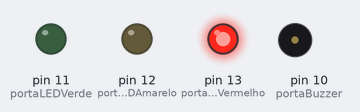
A sketch run on a simulated Arduino Uno, built with avr-gcc and run on an emulated ATmega328P. Parts: output pins drawn as LEDs (lit = HIGH), buzzer (waves = sounding).

Above: at 3.0 s.
At 8.0 s:
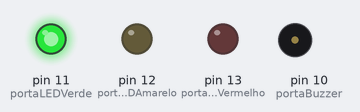
At 11.0 s:
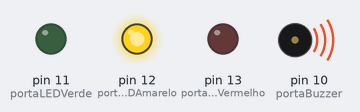
Timing chart, 0 to 15.6 s (numbered marks = the images above):
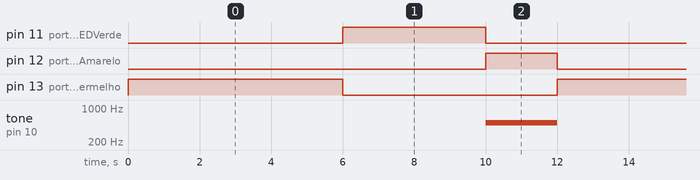

Measured:
- by itself, pin 11 (portaLEDVerde): alternates HIGH for 4.0 s and LOW for 8.0 s
- by itself, pin 12 (portaLEDAmarelo): alternates HIGH for 2.0 s and LOW for 10.0 s
- by itself, pin 13 (portaLEDVermelho): alternates HIGH for 6.0 s and LOW for 6.0 s
- by itself, tone on pin 10 (portaBuzzer): alternates 500 Hz for 2.0 s and silent for 10.0 s

The sketch:

prog.ino
```cpp
//Chamando a biblioteca do Arduino.
#include <Arduino.h>

//Declarando as portas dos LEDs.
uint32_t portaLEDVermelho = 13;
uint32_t portaLEDAmarelo = 12;
uint32_t portaLEDVerde = 11;

//Declarando a porta do buzzer.
uint32_t portaBuzzer = 10;

//Declarando as variáveis de tempo.
unsigned long tempoAtual;
unsigned long tempoAnterior = 0;
unsigned long tempoQuePassou;

//Variável para armazenar o estado do LED (0 é vermelho, 1 é amarelo e 2 é verde).
int led = 0;

void setup() {
  //Configurando os LEDs como dispositivos de saída.
  pinMode(portaLEDVermelho, OUTPUT);
  pinMode(portaLEDAmarelo, OUTPUT);
  pinMode(portaLEDVerde, OUTPUT);
  pinMode(portaBuzzer, OUTPUT);

  Serial.begin(115200);
}

//Função para ligar o LED.
void ligarLED(int corDoLED){
  bool taLigado = true;
  switch(corDoLED){
    case 0:
    	digitalWrite(portaLEDVermelho, taLigado);
    	digitalWrite(portaLEDAmarelo, !taLigado);
    	digitalWrite(portaLEDVerde, !taLigado);
    	break;
    case 1:
    	digitalWrite(portaLEDVermelho, !taLigado);
    	digitalWrite(portaLEDAmarelo, !taLigado);
    	digitalWrite(portaLEDVerde, taLigado);
    	break;
    case 2:
    	digitalWrite(portaLEDVermelho, !taLigado);
    	digitalWrite(portaLEDAmarelo, taLigado);
    	digitalWrite(portaLEDVerde, !taLigado);
    	break;
    default:
    	Serial.println("Meu caro dev, a porta do pino inserida não existe.");
  }
}

//Função para tocar um alerta sonoro quando o led for o amarelo.
void tocarAlerta(){
  if(led == 2){
    tone(portaBuzzer, 500);
  }else{
    noTone(portaBuzzer);
  }
}

//Função para trocar o LED que está aceso dado o tempo de cada um.
void trocarLED(){
  led++;
  tempoAnterior = tempoAtual;

  //Quando o sinal estiver no amarelo, tocar um alerta sonoro.
  tocarAlerta();

  if(led > 2){
    led = 0;
  }
}

//Função para ligar o semáforo com base nos tempos definidos para cada led.
void ligarSemaforo(){
   //Chamando a função millis().
  tempoAtual = millis();
  tempoQuePassou = tempoAtual - tempoAnterior;

  //LED vermelho ligado.
  if(led == 0){
    ligarLED(0);
    if(tempoQuePassou >=6000){
      trocarLED();
    }
  }

  //LED verde ligado.
  else if(led == 1){
    ligarLED(1);
    if(tempoQuePassou >=4000){
      trocarLED();
    }
  }

  //LED amarelo ligado.
  else if(led == 2){
    ligarLED(2);
    if(tempoQuePassou >=2000){
      trocarLED();
    }
  }
}

//Função para manter a lógica do semáforo em constante repetição.
void loop() {
	ligarSemaforo();
}
```
